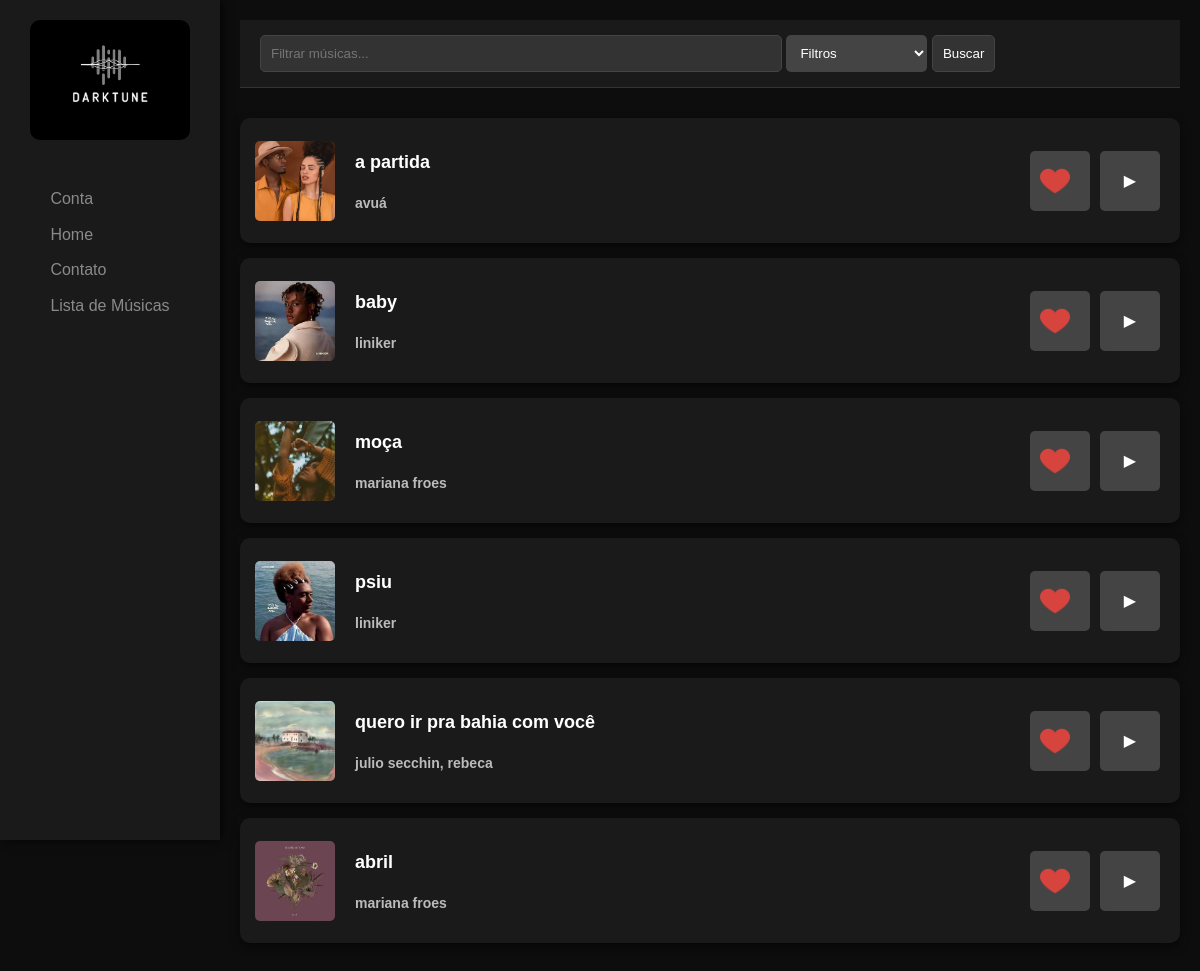
Screenshot of /paginas/musicas with the database file from the repository.
### app/models/MusicasModel.py (models this page shows, shortened)
class MusicasModel(Base):
    __tablename__ = "musicas"
    id_musica = Column(Integer, primary_key=True)
    nome_musica = Column(String(150), nullable=False)
    url_imagem = Column(String(255), nullable=False)
    url_audio = Column(String(255), nullable=False)
    fk_id_usuario = Column(Integer, ForeignKey("usuarios.id_usuario"), nullable=False)
    usuario = relationship("UsuariosModel", back_populates="musicas")
    musicas_categorias = relationship("MusicasCategoriasModel", back_populates="musica", cascade="all, delete-orphan")
    curtida = relationship("CurtidasModel", cascade="all, delete-orphan")
    cantor_musica = relationship("CantoresMusicasModel", cascade="all, delete-orphan")
    def to_dict(self) -> Dict[str, int]:
        return {
            "id": self.id_musica,
            "nome": self.nome_musica,
            "url_imagem": self.url_imagem,
            "url_audio": self.url_audio,
            "id_usuario": self.fk_id_usuario,
        }

### app/routes/paginasRoute.py (the view)
@paginas_bp.route("/musicas")
def musicas():
    musicas = MusicaController().capturar_todas_as_musicas()
    return render_template("musicas.html", musicas=musicas)

### app/templates/musicas.html (shortened to what this page needs)
<!DOCTYPE html>
<html lang="pt-BR">
<head>
  <link rel="stylesheet" href="{{url_for('static', filename='css/musicas/style.css')}}">
  <link rel="stylesheet" href="{{url_for('static', filename='css/navbar.css')}}">
</head>
<body>
  <div class="sidebar">
    <div class="logo">
      <img src="{{url_for('static', filename='imagens/logo.png')}}" alt="Logo Darktune">
    </div>
    <nav>
      <ul>
        <li>
          <a href="{{url_for('paginas.musicas')}}"><a href="{{url_for('paginas.conta')}}" class="user-button">
          {% if session['nome'] %}
            {{session['nome']}}
          {% else %}
            Conta
          {% endif %}
        </a>
      </li>
        <li><a href="{{url_for('paginas.home')}}">Home</a></li>
        <li><a href="{{url_for('paginas.contato')}}">Contato</a></li>
        <li><a href="{{url_for('paginas.musicas')}}">Lista de Músicas</a></li>
      </ul>
    </nav>
  </div>
  <div class="conteudo-principal">
    <header>
      <form action="{{url_for('musicas.listar_musicas_por_filtro')}}" method="GET">
        <input type="text" placeholder="Filtrar músicas..." class="campo-filtro" name="parametro">
        <select class="filtro" name="filtro">
          <option value="" selected>Filtros</option>
        </select>
        <input type="submit" value="Buscar" class="btn-filtro">
      </form>
    </header>
    <section class="lista-musicas">
      {% for musica in musicas[0] %}
      <div class="musica">
        <img src="{{url_for('static', filename='uploads/imagens/'+musica['url_imagem'])}}" alt="Capa do Álbum">
        <div class="info-musica">
          <h2 class="titulo-musica">{{musica['nome']}}</h2>
          <h3 class="artista-musica">{{musica['cantores'] | join(', ')}}</h3>
        </div>
        <div class="acoes">
          {% if musica['curtida_usuario'] == 0 %}
            <a class="btn-favoritar" href="{{url_for('musicas.curtir_musica', id=musica['id'])}}"><img src="{{url_for('static', filename='imagens/like.png')}}"></a>
          {% else %}
            <a class="btn-favoritar" href="{{url_for('musicas.descurtir_musica', id=musica['id_curtida'])}}"><img src="{{url_for('static', filename='imagens/deslike.png')}}"></a>
          {% endif %}
          <a class="btn-reproduzir" href="{{url_for('paginas.musica', id=musica['id'])}}">▶</a>
        </div>
      </div>
      {% endfor %}
    </section>
  </div>
</body>
</html>

### app/static/css/musicas/style.css (style rules this page uses)
body { margin: 0; font-family: 'Arial', sans-serif; background-color: #0d0d0d; color: #f0f0f0; line-height: 1.6; }
.logo { width: 160px; height: 120px; margin-bottom: 30px; }
.logo img { width: 100%; height: 100%; object-fit: cover; border-radius: 10px; }
.conteudo-principal { margin-left: 220px; padding: 20px; background-color: #0d0d0d; min-height: 100vh; }
header { display: flex; justify-content: space-between; align-items: center; padding: 15px 20px; background-color: #1a1a1a; border-bottom: 1px solid #333333; }
header .campo-filtro { padding: 10px; width: 500px; border-radius: 5px; border: 1px solid #444; background-color: #333333; color: white; }
header .filtro { padding: 10px; background-color: #444444; color: white; border-radius: 5px; border: none; }
header .filtro option { background-color: #333333; }
header .btn-filtro { padding: 10px; border-radius: 5px; border: 1px solid #444; background-color: #333333; color: white; }
.lista-musicas { margin-top: 30px; }
.musica { display: flex; align-items: center; background-color: #1a1a1a; padding: 15px; margin-bottom: 15px; border-radius: 10px; box-shadow: 0 4px 10px rgba(0, 0, 0, 0.5); }
.musica img { width: 80px; height: 80px; object-fit: cover; border-radius: 5px; margin-right: 20px; }
.info-musica { flex-grow: 1; }
.titulo-musica { font-size: 18px; color: #ffffff; }
.artista-musica { font-size: 14px; color: #bbbbbb; }
.acoes { display: flex; align-items: center; }
.btn-favoritar, .btn-reproduzir { width: 40px; height: 40px; background-color: #444444; color: #ffffff; border: none; padding: 10px; margin: 0 5px; cursor: pointer; border-radius: 5px; transition: background-color 0.3s ease; display: grid; place-items: center; }
.btn-favoritar img { width: 30px; height: 30px; }

### app/static/css/navbar.css (style rules this page uses)
.sidebar { width: 220px; height: 100vh; background-color: #1a1a1a; position: fixed; top: 0; left: 0; display: flex; flex-direction: column; align-items: center; padding: 20px 0; box-shadow: 2px 0 10px rgba(0, 0, 0, 0.7); }
nav ul { list-style-type: none; padding: 0; }
nav ul li { margin: 10px 0; }
nav ul li a { color: #8a8a8a; text-decoration: none; }
a { text-decoration: none; }

### rows the page displays
MusicasModel: shows a picture, nome "a partida", cantores "avuá"
MusicasModel: shows a picture, nome "baby", cantores "liniker"
MusicasModel: shows a picture, nome "moça", cantores "mariana froes"
MusicasModel: shows a picture, nome "psiu", cantores "liniker"
MusicasModel: shows a picture, nome "quero ir pra bahia com você", cantores "julio secchin, rebeca"
MusicasModel: shows a picture, nome "abril", cantores "mariana froes"
